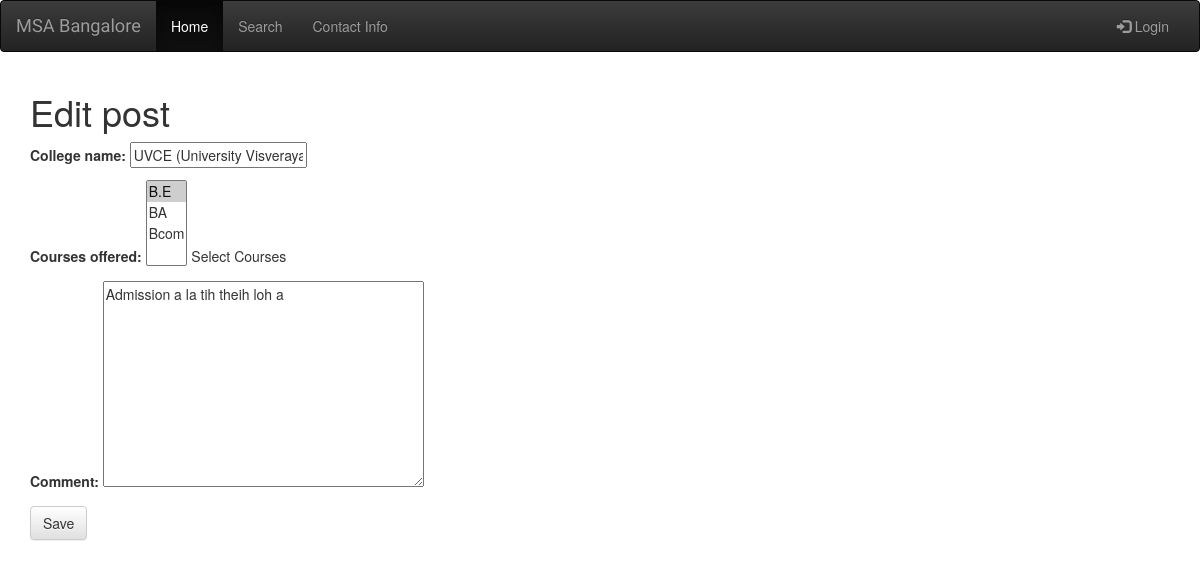
The page /post/1/edit/ on the database as committed earlier.
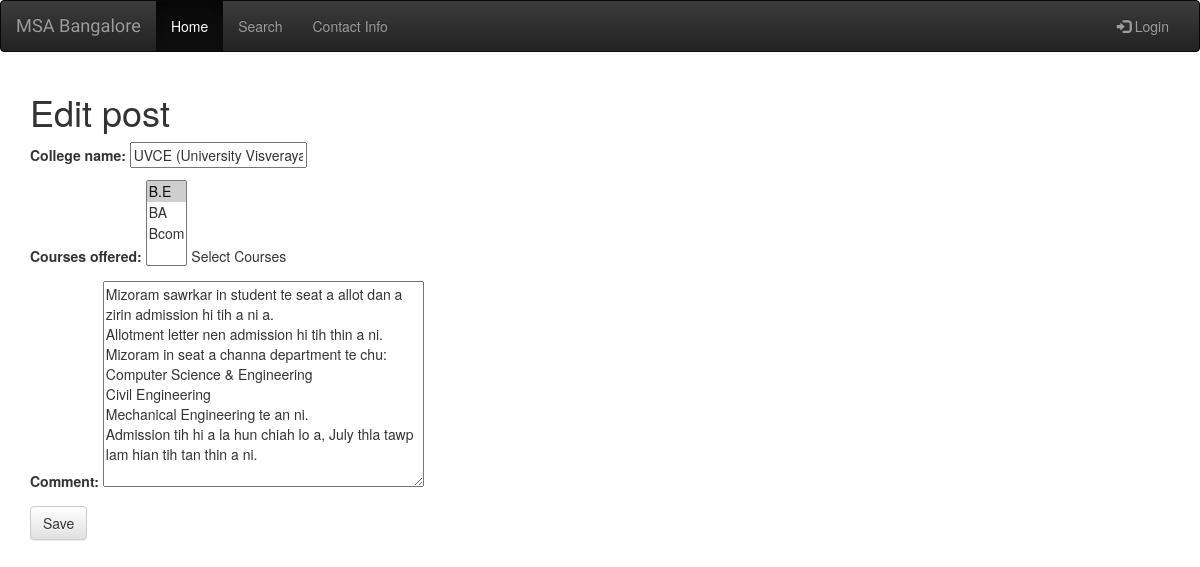
The same page on the database as committed later.
### Blog/models.py (models this page shows, shortened)
class College(models.Model):
    id = models.IntegerField(primary_key=True)
    College_name = models.CharField(max_length=200)
    Location = models.CharField(max_length=200)
    Courses_offered = models.ManyToManyField(Course,help_text="Select Courses")
    Comment = models.TextField()

### Blog/views.py (the view)
# urls.py: url(r'^post/(?P<pk>\d+)/edit/$', views.post_edit, name='post_edit'),
def post_edit(request, pk):
    post = get_object_or_404(College, pk=pk)
    if request.method == "POST":
        form = PostForm(request.POST, instance=post)
        if form.is_valid():
            post = form.save(commit=False)
            post.save()
            return redirect('college_detail', pk=post.pk)
    else:
        form = PostForm(instance=post)
    return render(request, 'Blog/post_edit.html', {'form': form})

### Blog/forms.py
class PostForm(forms.ModelForm):
    class Meta:
        model = College
        fields = ('College_name', 'Courses_offered','Comment')

### Blog/models.py (called while the page is built)
    def __str__(self):
        return self.name

### Blog/templates/Blog/post_edit.html
{% extends 'Blog/base.html' %}
{% block content %}
    <h1>Edit post</h1>
    <form method="POST" class="post-form">{% csrf_token %}
        {{ form.as_p }}
        <button type="submit" class="save btn btn-default">Save</button>
    </form>
{% endblock %}

Rows that differ between the two databases and show on the page:
changed College "UVCE (University Visveraya College of Engineering)": Comment "Admission a la tih theih loh a" → "Mizoram sawrkar in student te seat a allot dan a zirin admission hi tih a ni a. Allotment letter nen admission hi tih thin a ni. Mizoram in seat a channa department te chu: Computer Science & Engineering Civil Engineering Mechanical Engineering te an ni. Admission tih hi a la hun chiah lo a, July thla tawp lam hian tih tan thin a ni."
